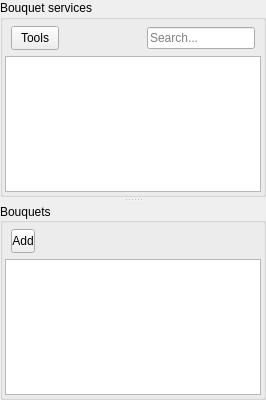
         <widget class="QSplitter" name="fav_splitter">
          <property name="sizePolicy">
           <sizepolicy hsizetype="Preferred" vsizetype="Expanding">
            <horstretch>0</horstretch>
            <verstretch>0</verstretch>
           </sizepolicy>
          </property>
          <property name="orientation">
           <enum>Qt::Vertical</enum>
          </property>
          <property name="opaqueResize">
           <bool>true</bool>
          </property>
          <property name="handleWidth">
           <number>6</number>
          </property>
          <widget class="QGroupBox" name="fav_group_box">
           <property name="title">
            <string>Bouquet services</string>
           </property>
           <layout class="QGridLayout" name="fav_layout">
            <property name="leftMargin">
             <number>2</number>
            </property>
            <property name="topMargin">
             <number>6</number>
            </property>
            <property name="rightMargin">
             <number>2</number>
            </property>
            <property name="bottomMargin">
             <number>2</number>
            </property>
            <property name="verticalSpacing">
             <number>6</number>
            </property>
            <item row="3" column="1">
             <widget class="QTableView" name="fav_view">
              <property name="editTriggers">
               <set>QAbstractItemView::NoEditTriggers</set>
              </property>
              <property name="selectionMode">
               <enum>QAbstractItemView::ExtendedSelection</enum>
              </property>
              <property name="selectionBehavior">
               <enum>QAbstractItemView::SelectRows</enum>
              </property>
             </widget>
            </item>
            <item row="0" column="1">
             <layout class="QHBoxLayout" name="fav_h_layout">
              <property name="leftMargin">
               <number>6</number>
              </property>
              <property name="rightMargin">
               <number>6</number>
              </property>
              <item>
               <widget class="QToolButton" name="fav_menu_button">
                <property name="sizePolicy">
                 <sizepolicy hsizetype="Preferred" vsizetype="Preferred">
                  <horstretch>0</horstretch>
                  <verstretch>0</verstretch>
                 </sizepolicy>
                </property>
                <property name="minimumSize">
                 <size>
                  <width>48</width>
                  <height>24</height>
                 </size>
                </property>
                <property name="maximumSize">
                 <size>
                  <width>48</width>
                  <height>24</height>
                 </size>
                </property>
                <property name="toolTip">
                 <string>Tools</string>
                </property>
                <property name="text">
                 <string notr="true">Tools</string>
                </property>
                <property name="icon">
                 <iconset theme="open-menu">
                  <normaloff>.</normaloff>.</iconset>
                </property>
                <property name="iconSize">
                 <size>
                  <width>16</width>
                  <height>16</height>
                 </size>
                </property>
                <property name="popupMode">
                 <enum>QToolButton::DelayedPopup</enum>
                </property>
                <property name="toolButtonStyle">
                 <enum>Qt::ToolButtonIconOnly</enum>
                </property>
                <property name="autoRaise">
                 <bool>false</bool>
                </property>
                <property name="arrowType">
                 <enum>Qt::NoArrow</enum>
                </property>
               </widget>
              </item>
              <item>
               <spacer name="fav_spacer">
                <property name="orientation">
                 <enum>Qt::Horizontal</enum>
                </property>
                <property name="sizeHint" stdset="0">
                 <size>
                  <width>40</width>
                  <height>20</height>
                 </size>
                </property>
               </spacer>
              </item>
              <item>
               <widget class="QLineEdit" name="bq_service_search_edit">
                <property name="sizePolicy">
                 <sizepolicy hsizetype="Fixed" vsizetype="Fixed">
                  <horstretch>0</horstretch>
                  <verstretch>0</verstretch>
                 </sizepolicy>
                </property>
                <property name="inputMask">
                 <string notr="true"/>
                </property>
                <property name="text">
                 <string notr="true"/>
                </property>
                <property name="placeholderText">
                 <string>Search...</string>
                </property>
                <property name="clearButtonEnabled">
                 <bool>true</bool>
                </property>
               </widget>
              </item>
             </layout>
            </item>
           </layout>
          </widget>
          <widget class="QGroupBox" name="bouquets_group_box">
           <property name="title">
            <string>Bouquets</string>
           </property>
           <property name="alignment">
            <set>Qt::AlignLeading|Qt::AlignLeft|Qt::AlignVCenter</set>
           </property>
           <layout class="QGridLayout" name="bouquets_top_layout">
            <property name="leftMargin">
             <number>2</number>
            </property>
            <property name="topMargin">
             <number>6</number>
            </property>
            <property name="rightMargin">
             <number>2</number>
            </property>
            <property name="bottomMargin">
             <number>2</number>
            </property>
            <property name="verticalSpacing">
             <number>6</number>
            </property>
            <item row="3" column="0">
             <widget class="QTreeView" name="bouquets_view">
              <property name="editTriggers">
               <set>QAbstractItemView::NoEditTriggers</set>
              </property>
             </widget>
            </item>
            <item row="0" column="0">
             <layout class="QHBoxLayout" name="bq_h_layout">
              <property name="leftMargin">
               <number>6</number>
              </property>
              <property name="rightMargin">
               <number>6</number>
              </property>
              <item>
               <widget class="QToolButton" name="add_bouquet_button">
                <property name="sizePolicy">
                 <sizepolicy hsizetype="Fixed" vsizetype="Fixed">
                  <horstretch>0</horstretch>
                  <verstretch>0</verstretch>
                 </sizepolicy>
                </property>
                <property name="minimumSize">
                 <size>
                  <width>24</width>
                  <height>24</height>
                 </size>
                </property>
                <property name="maximumSize">
                 <size>
                  <width>24</width>
                  <height>24</height>
                 </size>
                </property>
                <property name="toolTip">
                 <string>Add</string>
                </property>
                <property name="text">
                 <string>Add</string>
                </property>
                <property name="icon">
                 <iconset theme="list-add">
                  <normaloff>.</normaloff>.</iconset>
                </property>
                <property name="autoRaise">
                 <bool>false</bool>
                </property>
               </widget>
              </item>
              <item>
               <spacer name="bouquets_spacer">
                <property name="orientation">
                 <enum>Qt::Horizontal</enum>
                </property>
                <property name="sizeHint" stdset="0">
                 <size>
                  <width>40</width>
                  <height>20</height>
                 </size>
                </property>
               </spacer>
              </item>
             </layout>
            </item>
           </layout>
          </widget>
         </widget>
